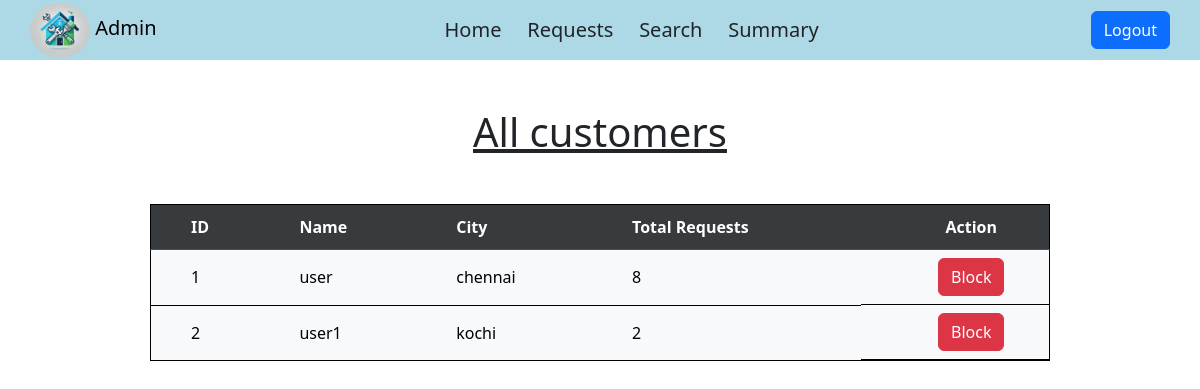
The page /admin/all_customers (signed in) on the database its author committed.
### models.py (models this page shows, shortened)
class Customer(db.Model):
    customer_id = db.Column(db.Integer, primary_key=True)
    username = db.Column(db.String(50), unique=True, nullable=False)
    passhash = db.Column(db.String(512), nullable=False)
    email = db.Column(db.String(120), nullable=False)
    city=db.Column(db.String(50),nullable=False)
    block=db.Column(db.Boolean, default=False)
    @property
    def password(self):
        raise AttributeError("Password is not a readable property.")
    service_requests = db.relationship('ServiceRequest', backref='customer',lazy=True)

### routes.py (the view)
@app.route("/admin/all_customers")
@auth_required
def all_customers():
    customers=Customer.query.all()
    return render_template("all_customers.html",customers=customers)

### routes.py (called while the page is built)
def auth_required(func):
    @wraps(func)
    def inner(*args,**kwargs):
        if 'user_id' not in session:
            flash("You need to login first")
            return redirect(url_for('login'))
        return func(*args,**kwargs)
    return inner

### templates/all_customers.html (shortened to what this page needs)
{% extends 'admin_layout.html' %}
{% block content %}
<h1 class="text-center mt-5 text-decoration-underline">All customers </h1>
{% if customers %}
<table class="table align-middle table-striped-column table-hover table-light mt-5" >
    <thead class="table-dark">
        <tr  class="table-active">
            <th>ID</th>
            <th>Name</th>
            <th>City</th>
            <th>Total Requests</th>
            <th class="action-column">Action</th>
        </tr>
    </thead>
        {% for customer in customers %}
        <tr>
            <td>{{ customer.customer_id }}</td>
            <td>{{ customer.username }}</td>
            <td>{{ customer.city }}</td>
            <td>{{ customer.service_requests|length  }}</td>
            <td class="action-buttons">
                {% if customer.block %}
                <form method="POST" action="{{ url_for('unblock_customer', customer_id=customer.customer_id) }}" style="display:inline;">
                    <button type="submit" class="btn btn-success" onclick="return confirm('Are you sure you want to unblock this customer?')">Unblock</button>
                </form>
                {% else %}
                <form method="POST" action="{{ url_for('block_customer', customer_id=customer.customer_id) }}" style="display:inline;">
                    <button type="submit" class="btn btn-danger" onclick="return confirm('Are you sure you want to block this customer?')">Block</button>
                </form>
                {% endif %}
            </td>
        </tr>
        {% endfor %}
</table>
{% else %}
<h1 class="text-center mt-5">No customers on the app.</h1>
{% endif %}
{% endblock %}

### rows shown on the page
Customer: customer_id "1", username "user", city "chennai", service_requests|length "8"
Customer: customer_id "2", username "user1", city "kochi", service_requests|length "2"
